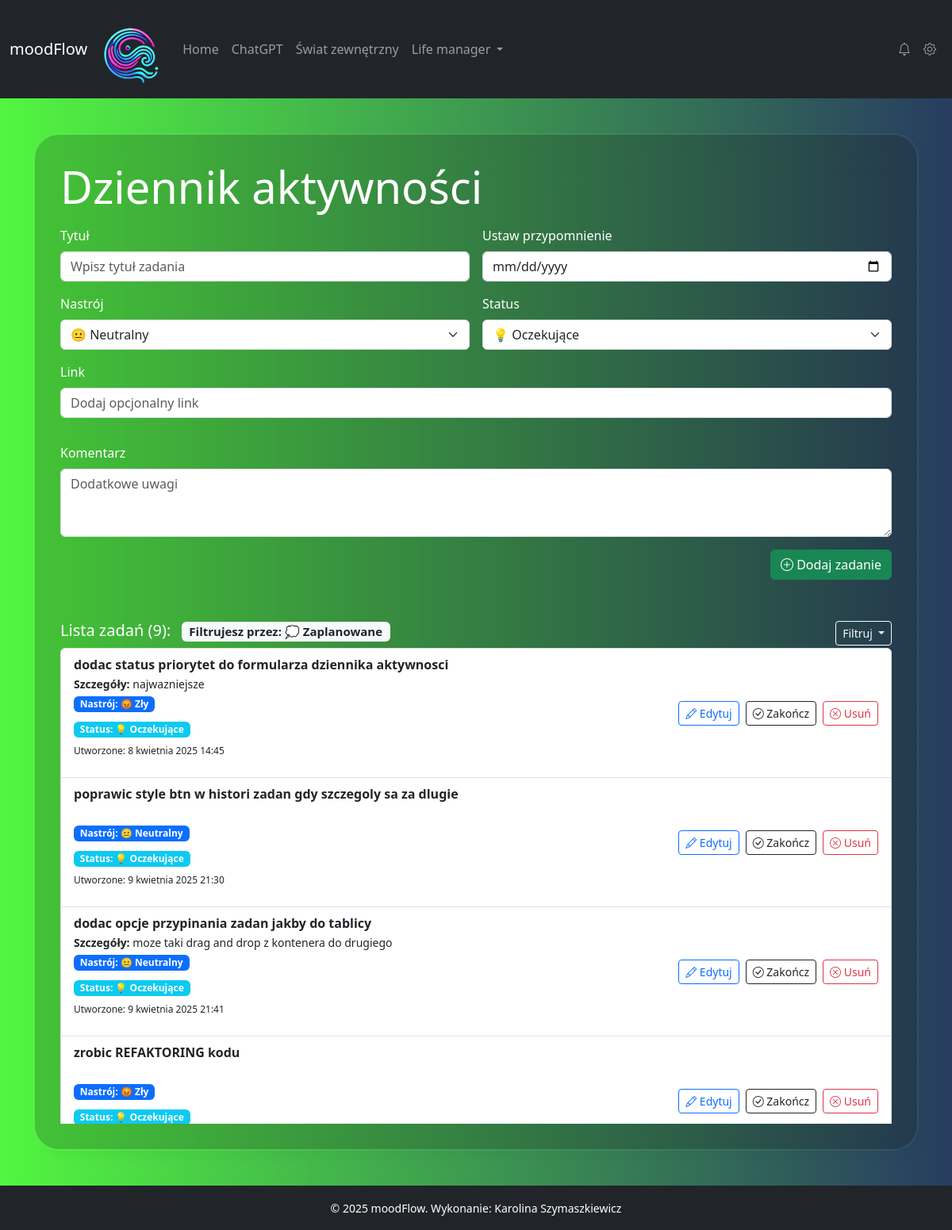
/dziennik?status=pending, run on the app's committed database.
### myapp/models.py (models this page shows, shortened)
class Task(models.Model):
    title = models.CharField(max_length=255)
    comment = models.TextField(blank=True, null=True)
    url = models.URLField(null=True, blank=True)
    mood_choice = models.CharField(choices=MOOD_CHOICES, max_length=20, default="neutral")
    status = models.CharField(choices=IDEA_STATUS, max_length=30, default="pending")
    created_at = models.DateTimeField(auto_now_add=True)
    updated_at = models.DateTimeField(null=True, blank=True)
    done_at = models.DateTimeField(null=True, blank=True)
    class Meta:
        verbose_name = "Zadanie"
        verbose_name_plural = "Zadania w dzienniku"
        ordering = ['created_at']

### myapp/views.py (the view)
# urls.py: path('dziennik', todo_list, name='todo_list'),  # dziennik aktywnosci - lista zadań
def todo_list(request):
    status_filter = request.GET.get("status")  # np. ?status=pending queryParameter
    if status_filter:
        tasks = Task.objects.filter(status=status_filter).order_by("created_at")
    else:
        tasks = Task.objects.all().order_by("created_at")
    task_count = tasks.count()
    if request.method == "POST":
        form = TaskForm(request.POST)
        if form.is_valid():
            form.save()
            return redirect("todo_list")
    else:
        form = TaskForm()
    STATUS_LABELS = {
        'pending': '💭 Zaplanowane',
        'in_progress': '⏳ W trakcie',
        'completed': '✅ Ukończone',
    }
    return render(request, "myapp/todo.html",
                  {"tasks": tasks,
                   "form": form,
                   'task_count': task_count,
                   "status_filter": status_filter,
                   "filter_label": STATUS_LABELS.get(status_filter),
                   })

### myapp/forms.py
class TaskForm(forms.ModelForm):
    class Meta:
        model = Task
        fields = ["title", "comment", "url", "mood_choice", "status"]  # fields inside form
        widgets = {
            "title": forms.TextInput(attrs={"class": "form-control", "placeholder": "Wpisz tytuł zadania"}),
            "comment": forms.Textarea(attrs={"class": "form-control", "rows": 3, "placeholder": "Dodatkowe uwagi"}),
            "url": forms.URLInput(attrs={"class": "form-control", "placeholder": "Dodaj opcjonalny link"}),
            "mood_choice": forms.Select(attrs={"class": "form-select"}),
            "status": forms.Select(attrs={"class": "form-select"}),
        }

### myapp/context_processors.py (called while the page is built)
def global_context(request):
    return {
        'year': datetime.now().year
    }

### myapp/templates/myapp/todo.html (shortened to what this page needs)
{% extends 'base.html' %}
{% load static %}
{% block content %}
    <h1 class="display-4 text-white mb-3">Dziennik aktywności</h1>
    <form method="POST" class="row g-3">
        <div class="col-md-6">
            <label for="{{ form.title.id }}" class="form-label">Tytuł</label>
            {{ form.title }}
        </div>
        <div class="col-md-6">
                   <label for="task-date" class="form-label">Ustaw przypomnienie</label>
                           <input type="date" class="form-control" id="task-date" name="task_date">
                      </div>
        <div class="col-md-6">
            <label for="id_mood_choice" class="form-label">Nastrój</label>
            {{ form.mood_choice }}
        </div>
        <div class="col-md-6">
            <label for="id_status" class="form-label">Status</label>
            {{ form.status }}
        </div>
        <div class="mb-3">
            <label for="id_url" class="form-label">Link</label>
            {{ form.url }}
        </div>
        <div class="col-12">
            <label for="id_comment" class="form-label">Komentarz</label>
            {{ form.comment }}
        </div>
        <div class="col-12 text-end">
            <button id="form" type="submit" class="btn btn-success"><i class="bi bi-plus-circle"></i> Dodaj zadanie</button>
        </div>
    </form>
    <div class="card-header d-flex justify-content-between align-items-center mt-5">
    <h5 class="mt-1">
        Lista zadań ({{ task_count }}):
        {% if filter_label %}
        <span class="badge bg-light text-dark ms-2">Filtrujesz przez: {{ filter_label }}</span>
    {% endif %}
    </h5>
    <div class="dropdown">
        <button class="btn btn-sm btn-outline-light dropdown-toggle" type="button" id="filterDropdown" data-bs-toggle="dropdown" aria-expanded="false">
             Filtruj
         </button>
         </div>
    </div>
    <div class="card-body task-list" style="max-height: 600px; overflow-y: auto;">
        <ul class="list-group">
            {% for task in tasks %}
                <li class="list-group-item d-flex justify-content-between align-items-center">
                    <div>
                        <strong>{{ task.title }}</strong><br>
                        {% if task.comment %}<small><strong>Szczegóły:</strong> {{ task.comment }}</small>{% endif %}<br>
                        <span class=" badge bg-primary mb-2 py-1">Nastrój: {{ task.get_mood_choice_display }}</span><br>
                        <span class="mb-0 py-1 badge {% if task.status == 'completed' %}bg-success{% elif task.status == 'pending' %}bg-info{% else %}bg-secondary{% endif %}">
                                 Status: {{ task.get_status_display }}
                            </span>
                        <br>
                        <p class="mt-2" style="font-size: 12px">Utworzone:  {{ task.created_at }}</p>
                    </div>
                    <div class="d-flex gap-2">
                        <a href="{% url 'edit_task' task.id %}" class="btn btn-outline-primary btn-sm"><i class="bi bi-pencil"></i> Edytuj</a>
                                <form action="{% url 'toggle_done' task.id %}" method="POST">
                                    <button type="submit" class="btn btn-outline-dark btn-sm">
                                        <i class="bi bi-check-circle"></i>
                                         {% if task.status == "completed" %} Ukończone {% else %} Zakończ {% endif %}
                                    </button>
                                </form>
                        <form action="{% url 'delete_task' task.id %}" method="POST">
                            <button type="submit" class="btn btn-outline-danger btn-sm"><i class="bi bi-x-circle"></i> Usuń</button>
                        </form>
                    </div>
                </li>
            {% empty %}
                <li class="list-group-item text-muted">Brak zadań w tym statusie</li>
            {% endfor %}
        </ul>
    </div>
{% endblock %}

### data on the page
Task: title "dodac status priorytet do formularza dziennika aktywnosci", comment "najwazniejsze", mood_choice "😡 Zły", status "💡 Oczekujące", created_at "8 kwietnia 2025 14:45", shows "Zakończ"
Task: title "poprawic style btn w histori zadan gdy szczegoly sa za dlugie", mood_choice "😐 Neutralny", status "💡 Oczekujące", created_at "9 kwietnia 2025 21:30", shows "Zakończ"
Task: title "dodac opcje przypinania zadan jakby do tablicy", comment "moze taki drag and drop z kontenera do drugiego", mood_choice "😐 Neutralny", status "💡 Oczekujące", created_at "9 kwietnia 2025 21:41", shows "Zakończ"
Task: title "zrobic REFAKTORING kodu", mood_choice "😡 Zły", status "💡 Oczekujące", shows "Zakończ"

### other printed values
{{ task_count }} "9"
{{ filter_label }} "💭 Zaplanowane"
